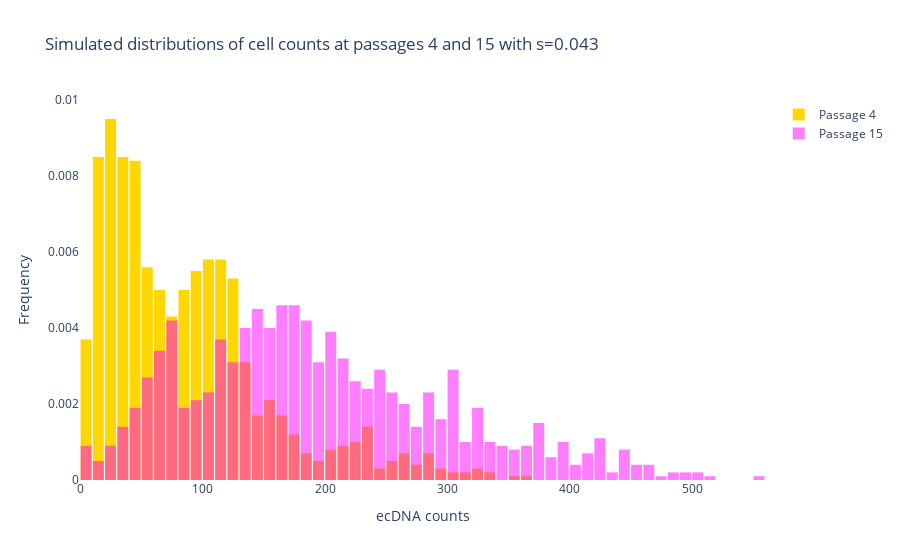
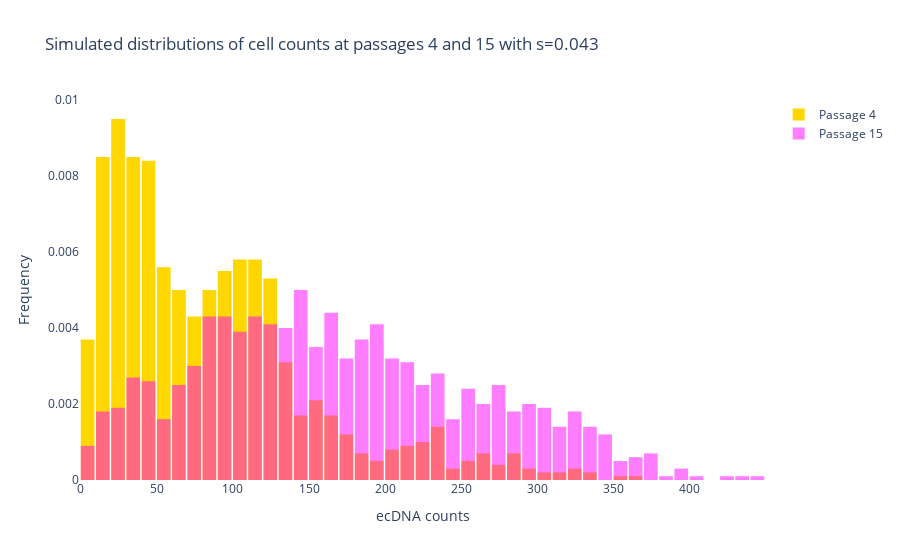
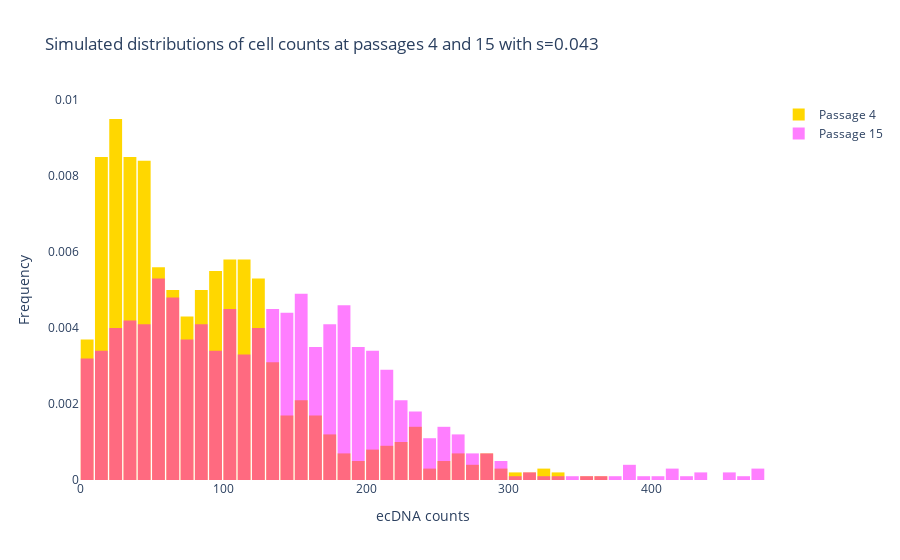

Source (notebook cell) for these figures, in order:
### Code cell
for i in range(3):
    population.simulate_moran(from_start=False, n_events=36000, initial_cell_counts=checkpoint, verbose=True)
    plot_histograms_dict_overlay(dictionaries=[checkpoint, population.cell_counts[-1]], 
                             bin_size=10, 
                             title=f'Simulated distributions of cell counts at passages 4 and 15 with s={s:.3f}',
                             opacity=(1,0.5), 
                             colors=['gold', 'fuchsia'],
                             save_fig=True,
                             filepath=f'plots/simulated_distributions_p4_p15_s{s:.3f}_{i+1}.png')

### Figure 1 — Plotly figure (JSON) as saved in the notebook; plotly's stock layout.template omitted (floating-point values rounded to 4 significant figures; data arrays with more than 128 entries replaced by an {"elided": "..."} marker saying what was removed)
{"data": [{"histnorm": "probability density", "marker": {"color": "gold", "pattern": {"shape": ""}}, "name": "Passage 4", "opacity": 1, "type": "histogram", "x": {"elided": "1000 int values"}, "xbins": {"size": 10}}, {"histnorm": "probability density", "marker": {"color": "fuchsia", "pattern": {"shape": ""}}, "name": "Passage 15", "opacity": 0.5, "type": "histogram", "x": {"elided": "1000 int values"}, "xbins": {"size": 10}}], "layout": {"bargap": 0.1, "barmode": "overlay", "plot_bgcolor": "white", "title": {"text": "Simulated distributions of cell counts at passages 4 and 15 with s=0.043"}, "xaxis": {"title": {"text": "ecDNA counts"}}, "yaxis": {"title": {"text": "Frequency"}}}}

### Figure 2 — Plotly figure (JSON) as saved in the notebook; plotly's stock layout.template omitted (floating-point values rounded to 4 significant figures; data arrays with more than 128 entries replaced by an {"elided": "..."} marker saying what was removed)
{"data": [{"histnorm": "probability density", "marker": {"color": "gold", "pattern": {"shape": ""}}, "name": "Passage 4", "opacity": 1, "type": "histogram", "x": {"elided": "1000 int values"}, "xbins": {"size": 10}}, {"histnorm": "probability density", "marker": {"color": "fuchsia", "pattern": {"shape": ""}}, "name": "Passage 15", "opacity": 0.5, "type": "histogram", "x": {"elided": "1000 int values"}, "xbins": {"size": 10}}], "layout": {"bargap": 0.1, "barmode": "overlay", "plot_bgcolor": "white", "title": {"text": "Simulated distributions of cell counts at passages 4 and 15 with s=0.043"}, "xaxis": {"title": {"text": "ecDNA counts"}}, "yaxis": {"title": {"text": "Frequency"}}}}

### Figure 3 — Plotly figure (JSON) as saved in the notebook; plotly's stock layout.template omitted (floating-point values rounded to 4 significant figures; data arrays with more than 128 entries replaced by an {"elided": "..."} marker saying what was removed)
{"data": [{"histnorm": "probability density", "marker": {"color": "gold", "pattern": {"shape": ""}}, "name": "Passage 4", "opacity": 1, "type": "histogram", "x": {"elided": "1000 int values"}, "xbins": {"size": 10}}, {"histnorm": "probability density", "marker": {"color": "fuchsia", "pattern": {"shape": ""}}, "name": "Passage 15", "opacity": 0.5, "type": "histogram", "x": {"elided": "1000 int values"}, "xbins": {"size": 10}}], "layout": {"bargap": 0.1, "barmode": "overlay", "plot_bgcolor": "white", "title": {"text": "Simulated distributions of cell counts at passages 4 and 15 with s=0.043"}, "xaxis": {"title": {"text": "ecDNA counts"}}, "yaxis": {"title": {"text": "Frequency"}}}}
